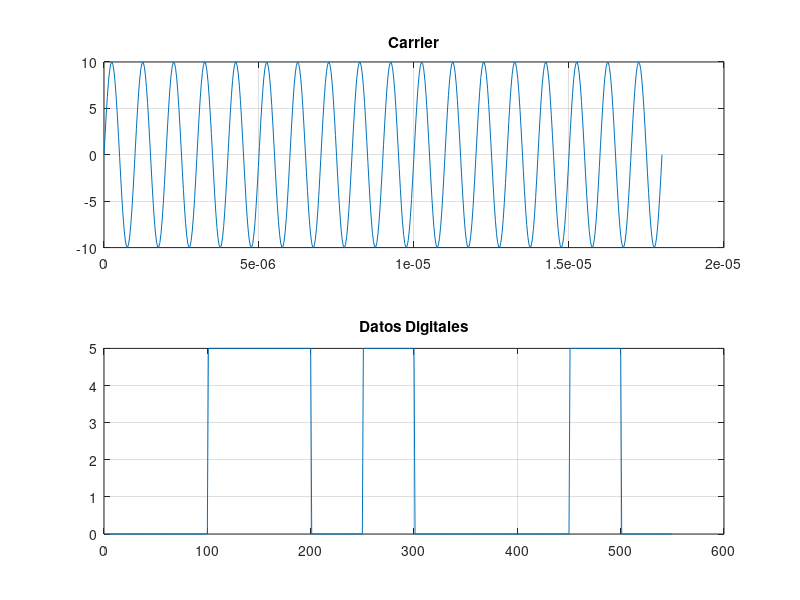

This figure's MATLAB source:
clc
clear all
close all

%-------------------DATA IN

Ac = 10;
fc = 1000e3;
cpc = 18;

%datos digitales
datos= '00110100010';


%--------------------PROCESS
%construccion carrier
tc = linspace(0,cpc/fc,500);
carrier = Ac*sin(2*pi*fc*tc);


%construccion datos digitales
long_datos = length(datos);
tb = 50;
uno = ones(1,tb);
cero = zeros(1,tb);
bits = [];
for n=1:long_datos
    if(datos(n)=='1')
        bits =[bits uno];
    else
        bits =[bits cero];
    end
end

bits = 5*bits;

%--------------------OUTPUT

figure(1)
subplot(2,1,1),plot(tc,carrier),title('Carrier'),grid on
subplot(2,1,2),plot(bits),title('Datos Digitales'),grid on